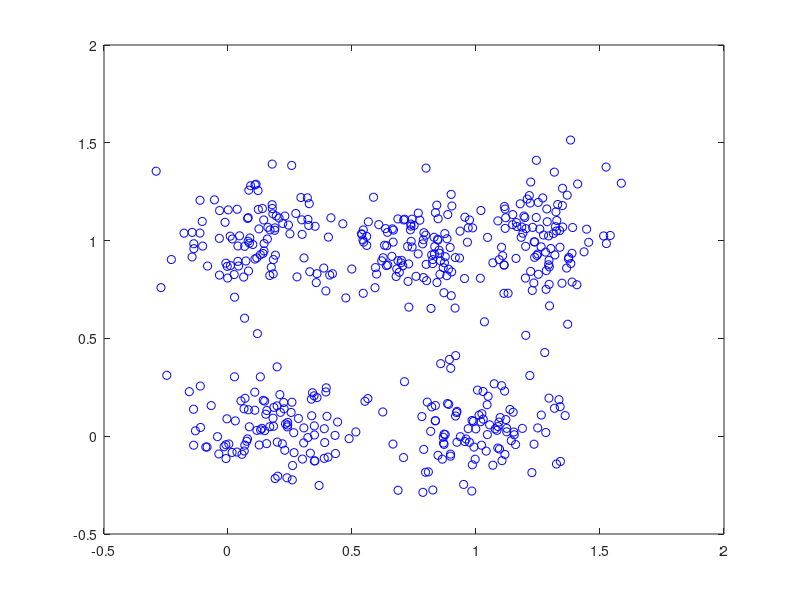

Reproduce this figure in MATLAB. (Note: this script raises an error after producing the figure.)
clc;
clear all;
close all;
startTime=tic;

data1 = csvread('data1.csv');
data2 = csvread('data2.csv');
data3 = csvread('data3.csv');

figure(1);
plot(data1(:,1),data1(:,2),'ob');
% figure(2);
% plot(data2(:,1),data2(:,2),'b');
% figure(3);
% plot(data3(:,1),data3(:,2),'b');

% number of clusters
K = 5;


numberOfTrainingData = size(data1,1);
numberOfFeatureDimensions = size(data1,2);

for index=1:200,
    
    
    % initialize cluster centers
    
%     randCenterIndices = randi([1 numberOfTrainingData], 1, K);
    randCenterIndices = randperm(numberOfTrainingData, K);
    
    
    clusterCenters = data1(randCenterIndices,:);
    
    data1Label = zeros(numberOfTrainingData, 1);
    data1DistanceFromClusterCenter = Inf(numberOfTrainingData, K);
    
    % Assign each data point to a cluster: label each data point with a cluster
    % number
    
    changeInLabelsFlag = 1;
    
    while changeInLabelsFlag == 1,
        
        changeInLabelsFlag = 0;
        
        for i = 1:numberOfTrainingData,
            for j = 1:K,
                data1DistanceFromClusterCenter(i,j) = EuclideanDistance(data1(i,:),clusterCenters(j,:));
            end
            % check to see if any data point's label is updated
            [~, newLabel] = min(data1DistanceFromClusterCenter(i,:));
            if  data1Label(i) ~= newLabel,
                changeInLabelsFlag = 1;
            end
            % update label maybe?
            [~, data1Label(i)] = min(data1DistanceFromClusterCenter(i,:));
            
        end
        
        
        % Re-estimate cluster centers
        
        Mu = Inf(K, numberOfFeatureDimensions);
        
        for i = 1:K,
            
            Mu(i,:) = mean(data1(find(data1Label == i),:));
            
            
            minDiff = EuclideanDistance(data1(1,:), Mu(i,:));
            
            for j = 2:numberOfTrainingData
                if minDiff > EuclideanDistance(data1(j,:), Mu(i,:)),
                    minDiff = EuclideanDistance(data1(j,:), Mu(i,:));
                    closestDataPointToMuIndex = j;
                end
            end
            
%             clusterCenters(i,:) = data1(closestDataPointToMuIndex,:);
            clusterCenters(i,:) = Mu(i,:);
            % Part 1. b.
            
            
            
        end
        
    end
    
    
    
    
    hold on;
    plot(clusterCenters(:,1),clusterCenters(:,2),'oc');
    hold on;
    
    
    withinClusterSum = zeros(K,1);
    
    % clustering done
    % calculate withing cluster sum of distances
    for i = 1:K,
        
        %      clusterI = zeros(size((data1(find(data1Label == i),:))));
        clusterI = data1(find(data1Label == i),:);
        for j = 1:size(clusterI,1),
            withinClusterSum(i) = withinClusterSum(i) + (EuclideanDistance(Mu(i,:), clusterI(j,:)))^2;
        end
        
    end
    
    if min(withinClusterSum) == 0
       test = 0; 
    end
    MinMaxMeanSD(index, 1) = min(withinClusterSum); 
    MinMaxMeanSD(index, 2) = max(withinClusterSum);
    MinMaxMeanSD(index, 3) = mean(withinClusterSum);
    MinMaxMeanSD(index, 4) = std(withinClusterSum);
    
    
end

title({'K-Means clustering with K = 5, for 200 times'});
legend('Original Data Points', 'Cluster Centers');
xlabel('X');
ylabel('Y');

% save as PNG and EPS
saveas(1, 'fig_Kmeans_with_random_initialization', 'epsc2');
saveas(1, 'fig_Kmeans_with_random_initialization', 'png');
saveas(1, 'fig_Kmeans_with_random_initialization', 'fig');
saveas(1, ['fig_' datestr(date, 'YYYY-mm-dd') '_' datestr(now, 'HH-MM-SS') '_' 'Kmeans_with_random_initialization'], 'epsc2');
saveas(1, ['fig_' datestr(date, 'YYYY-mm-dd') '_' datestr(now, 'HH-MM-SS') '_' 'Kmeans_with_random_initialization'], 'fig');
saveas(1, ['fig_' datestr(date, 'YYYY-mm-dd') '_' datestr(now, 'HH-MM-SS') '_' 'Kmeans_with_random_initialization'], 'png');

% plot the metrics
figure(2);
hold on;
plot((1:1:200), MinMaxMeanSD(:,1), '+g');
hold on;
plot((1:1:200), MinMaxMeanSD(:,2), '*b');
hold on;
% errorbar((1:5:200), MinMaxMeanSD(1:5:end,3), MinMaxMeanSD(1:5:end,4), '.r');
errorbar((1:1:200), MinMaxMeanSD(1:1:end,3), MinMaxMeanSD(1:1:end,4), '.r');

hold on;
plot((1:1:200), MinMaxMeanSD(:,3), 'ok');
hold on;
title({'Min, Max, Mean and STD of Within-Cluster Sum of Squared Distances for K-Means clustering with K = 5, for 200 times'});
legend('Min', 'Max', 'Standard deviation', 'Mean');
hold on;
xlabel('200 runs');
ylabel('Within-Cluster Sum of Squared Distances');

saveas(2, ['fig_' datestr(date, 'YYYY-mm-dd') '_' datestr(now, 'HH-MM-SS') '_' 'Within_cluster_sum_of_squared_distances_200runs'], 'epsc2');
saveas(2, ['fig_' datestr(date, 'YYYY-mm-dd') '_' datestr(now, 'HH-MM-SS') '_' 'Within_cluster_sum_of_squared_distances_200runs'], 'fig');
saveas(2, ['fig_' datestr(date, 'YYYY-mm-dd') '_' datestr(now, 'HH-MM-SS') '_' 'Within_cluster_sum_of_squared_distances_200runs'], 'png');

 
% % plot the metrics
% figure(2);
% hold on;
% plot((1:1:200), MinMaxMeanSD(:,1), 'g');
% hold on;
% plot((1:1:200), MinMaxMeanSD(:,2), 'b');
% hold on;
% % errorbar((1:5:200), MinMaxMeanSD(1:5:end,3), MinMaxMeanSD(1:5:end,4), '.r');
% errorbar((1:1:200), MinMaxMeanSD(1:1:end,3), MinMaxMeanSD(1:1:end,4), 'r');
% 
% hold on;
% plot((1:1:200), MinMaxMeanSD(:,3), 'k');
% hold on;
% title({'Min, Max, Mean and STD of Within-Cluster Sum of Squared Distances for K-Means clustering with K = 5, for 200 times'});
% legend('Min', 'Max', 'Standard deviation', 'Mean');
% hold on;
% xlabel('200 runs');
% ylabel('Within-Cluster Sum of Squared Distances');
% 
% saveas(2, ['fig_' datestr(date, 'YYYY-mm-dd') '_' datestr(now, 'HH-MM-SS') '_' 'Within_cluster_sum_of_squared_distances_200runs'], 'epsc2');
% saveas(2, ['fig_' datestr(date, 'YYYY-mm-dd') '_' datestr(now, 'HH-MM-SS') '_' 'Within_cluster_sum_of_squared_distances_200runs'], 'fig');
% saveas(2, ['fig_' datestr(date, 'YYYY-mm-dd') '_' datestr(now, 'HH-MM-SS') '_' 'Within_cluster_sum_of_squared_distances_200runs'], 'png');



% save the environment variables
save ([datestr(date, 'YYYY-mm-dd') '_' datestr(now, 'HH-MM-SS')]);

runningTime = toc(startTime);
runningTime


